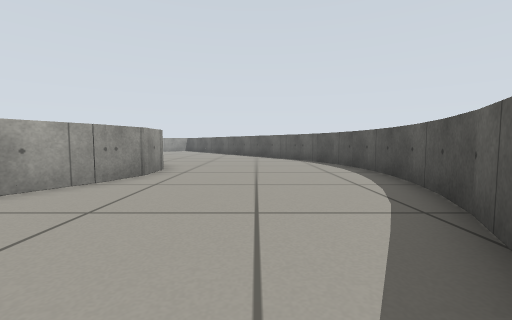
View 1 (above)

17 first-person views from a walk through a world built for the Gazebo simulator. The camera is 0.42 m above the floor, tilts 4° down and sees 90° across. The floor is counted in squares, 0.5 m on a side. Each view is taken from the middle of a square. On the plan, view 1 faces up. The plan holds only what a view shows up to about 10 squares ahead; the rest is blank.

View 2
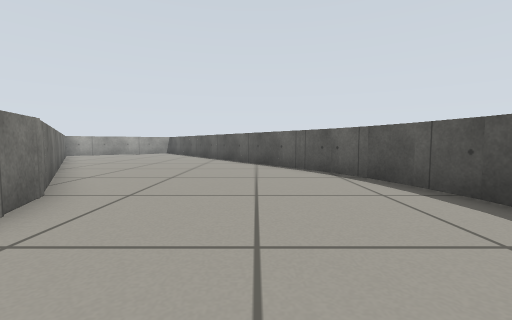

View 3
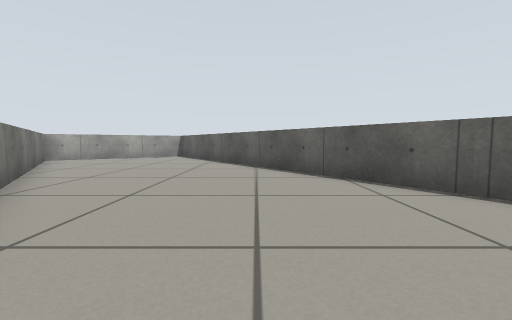

View 4
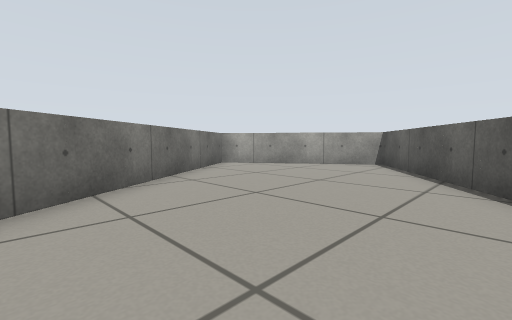

View 5
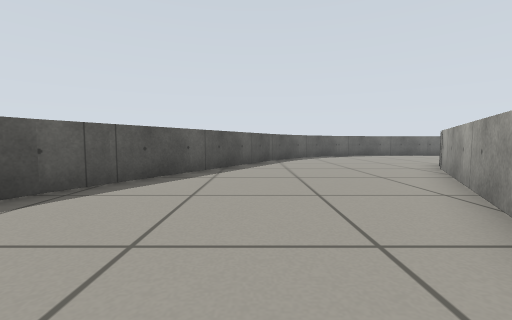

View 6
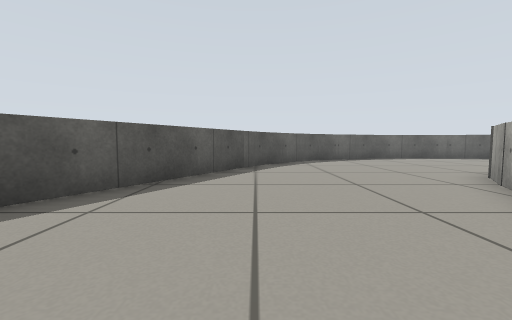

View 7
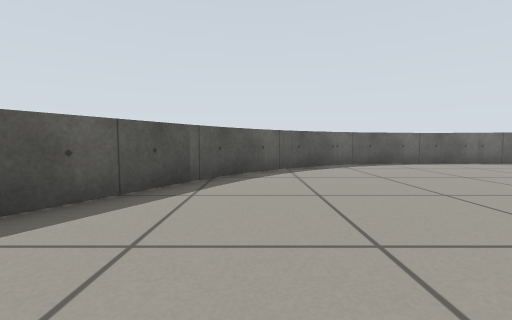

View 8
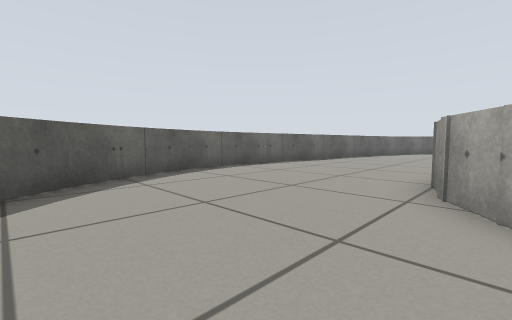

View 9
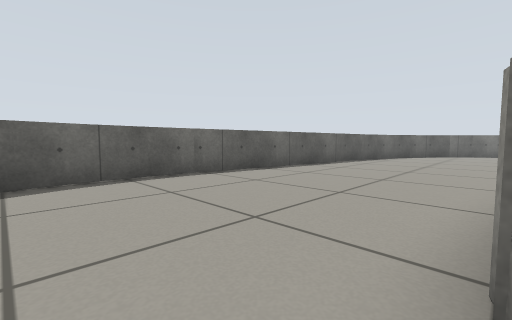

View 10
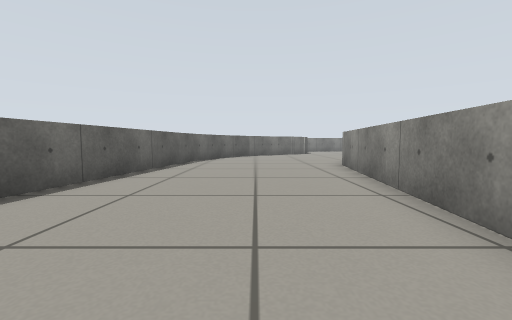

View 11
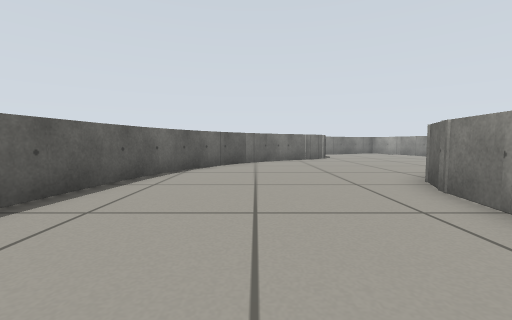

View 12
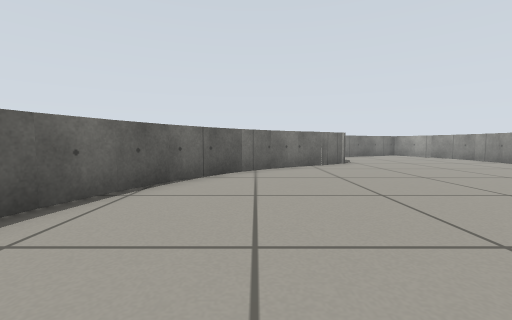

View 13
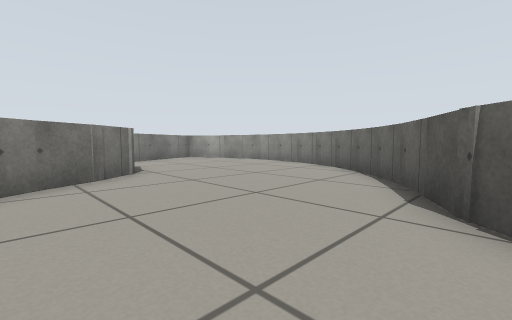

View 14
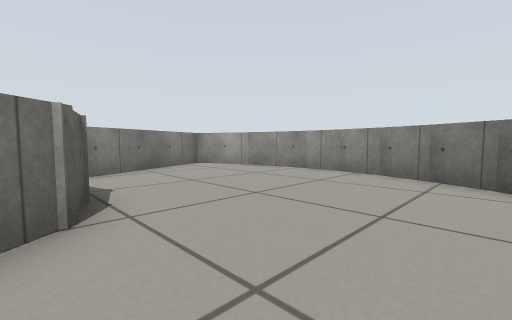

View 15
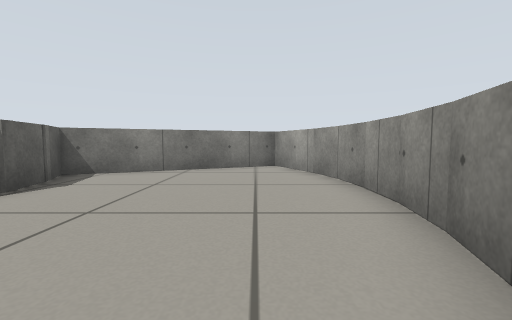

View 16
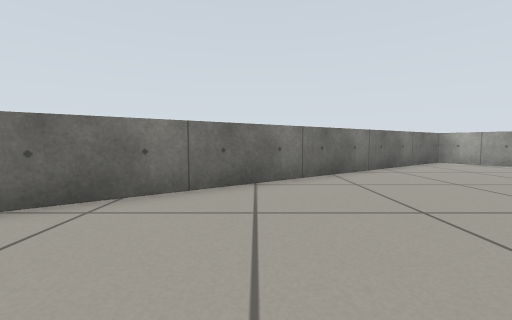

View 17
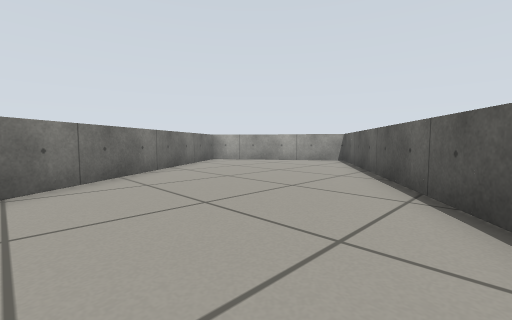

### Floor plan
Points are (right, up) in squares from view 1. A wall is a line through its corners. A room is listed if a view was taken in it or the views show most of it. See-through windows are left out.
Room 1 (views 1, 2, 3, 4, 5, 6, 7, 8, 9, 10, 11, 12, 13, 14, 15, 16, 17)
walls: (-6.7, -0.8) (-7.5, -2) (-8.5, -2.7) (-9.9, -3.1); (-3.1, 5.5) (-6.9, -1.2); (-2.2, -5.4) (2.5, 3); (-3.1, -6.3) (-2.2, -5.3); (2.5, 2.9) (2.9, 4) (3.2, 5.2); (-12.1, -2.8) (-19.5, -1.8); (-4, -7.1) (-3, -6.3); (-3.4, 9.1) (-2.8, 7.7) (-2.8, 6.5) (-3.3, 5.2); (-4.9, -7.8) (-3.9, -7); (3.2, 5.1) (3.4, 6.3) (3.4, 7.6); (-6, -8.3) (-4.9, -7.7); (-7.1, -8.7) (-5.9, -8.3); (-8.2, -9) (-6.9, -8.7); (3.4, 7.4) (3.3, 8.7); (-9.4, -9.2) (-8.1, -9); (3.3, 8.6) (3, 9.9); (-10.6, -9.2) (-9.3, -9.2); (3, 9.7) (2.6, 11); (2.6, 10.9) (2, 12); (2.1, 12) (-6, 23.5); (-19.1, -1.9) (-20.6, -1.3); (-20.9, -0.9) (-21.3, -0.5) (-22.5, 1.7); (-22.5, 1.6) (-23.3, 2.5) (-24.2, 3.3); (-21.2, -7.8) (-10.4, -9.2); (-22.3, -7.3) (-21.2, -7.7); (-24.1, 3.2) (-25.2, 3.9); (-23.5, -6.8) (-22.2, -7.4); (-11.2, 20.1) (-3.2, 8.7); (-25.1, 3.9) (-26.3, 4.5); (-24.4, -6.1) (-23.3, -6.9); (-25.3, -5.4) (-24.3, -6.2); (-26.1, 4.4) (-27.4, 4.8); (-26, -4.5) (-25.2, -5.5); (-26.7, -3.5) (-26, -4.6); (-27.2, 4.8) (-28.6, 5); (-7.1, 23.5) (-11.1, 20.7); (-27.4, -2.4) (-26.7, -3.6); (-28.5, 5) (-29.7, 5); (-29.6, 5) (-31, 4.9); (-30.6, -1.5) (-29.3, -1.2) (-28.1, -1.5) (-27.2, -2.7); (-30.8, 4.9) (-32.1, 4.6); (-31.9, 4.6) (-34.1, 3.7) (-31.5, -1.9) (-30.3, -1.4)

Positions as (right, up) in squares from view 1, and headings:
1: (0, 0), facing up
2: (0, 5), facing up
3: (-2, 9), facing up
4: (-3, 14), facing up-left
5: (-1, 7), facing down
6: (-2, 4), facing down
7: (-3, 1), facing down
8: (-4, -2), facing down-left
9: (-8, -3), facing down-left
10: (-10, -5), facing left
11: (-15, -5), facing left
12: (-18, -5), facing left
13: (-21, -4), facing up-left
14: (-25, -2), facing up-left
15: (-25, 3), facing left
16: (-1, 13), facing left
17: (-1, 13), facing up-left
